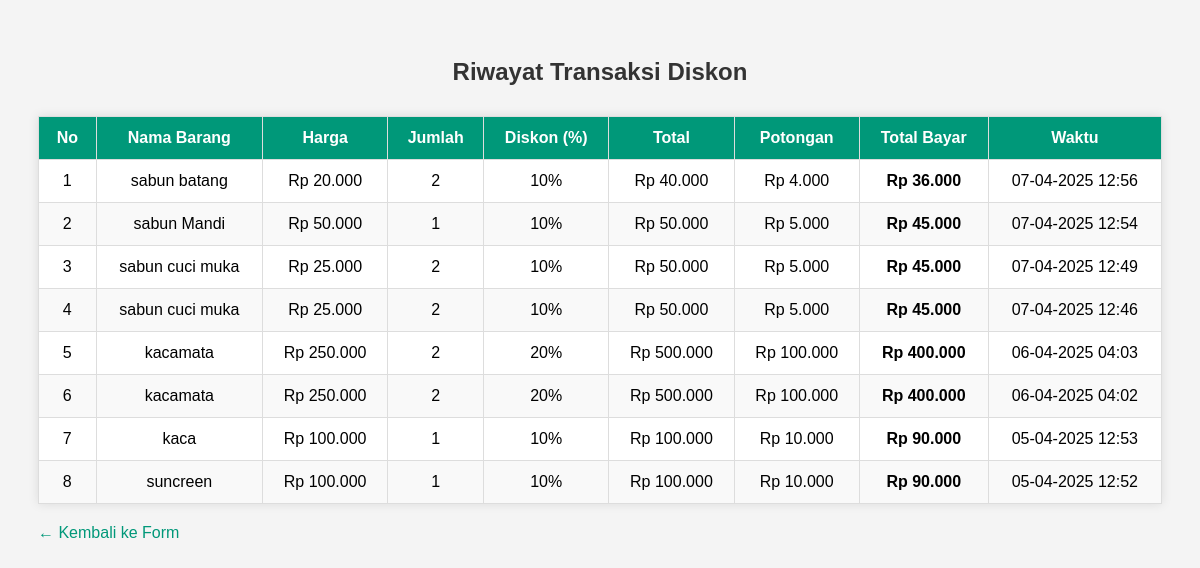
/riwayat.php, run on the app's committed database.
### tables this page shows
CREATE TABLE `transaksi` (
  `id` int(11) NOT NULL,
  `nama_barang` varchar(100) DEFAULT NULL,
  `harga` int(11) DEFAULT NULL,
  `jumlah` int(11) DEFAULT NULL,
  `diskon` int(11) DEFAULT NULL,
  `total` int(11) DEFAULT NULL,
  `potongan` int(11) DEFAULT NULL,
  `total_bayar` int(11) DEFAULT NULL,
  `waktu` timestamp NOT NULL DEFAULT current_timestamp()
);

### riwayat.php (the view, shortened to what this page needs)
<?php
include "php/koneksi.php";
$sql = "SELECT * FROM transaksi ORDER BY waktu DESC";
$result = $conn->query($sql);
?>
<!DOCTYPE html>
<html lang="id">
<head>
  <link rel="stylesheet" href="css/riwayat.css">
</head>
<body>
  <h2>Riwayat Transaksi Diskon</h2>
  <?php
  if ($result->num_rows > 0): ?>
    <table>
      <thead>
        <tr>
          <th>No</th>
          <th>Nama Barang</th>
          <th>Harga</th>
          <th>Jumlah</th>
          <th>Diskon (%)</th>
          <th>Total</th>
          <th>Potongan</th>
          <th>Total Bayar</th>
          <th>Waktu</th>
        </tr>
      </thead>
      <tbody>
        <?php $no = 1; while($row = $result->fetch_assoc()): ?>
        <tr>
          <td><?= $no++ ?></td>
          <td><?= htmlspecialchars($row['nama_barang']) ?></td>
          <td>Rp <?= number_format($row['harga'], 0, ',', '.') ?></td>
          <td><?= $row['jumlah'] ?></td>
          <td><?= $row['diskon'] ?>%</td>
          <td>Rp <?= number_format($row['total'], 0, ',', '.') ?></td>
          <td>Rp <?= number_format($row['potongan'], 0, ',', '.') ?></td>
          <td><strong>Rp <?= number_format($row['total_bayar'], 0, ',', '.') ?></strong></td>
          <td><?= date("d-m-Y H:i", strtotime($row['waktu'])) ?></td>
        </tr>
        <?php endwhile; ?>
      </tbody>
    </table>
  <?php else: ?>
    <p class="no-data">Belum ada transaksi.</p>
  <?php endif; ?>
  <a href="index.php">← Kembali ke Form</a>
</body>
</html>

### css/riwayat.css (style rules this page uses)
body { font-family: Arial, sans-serif; padding: 30px; background-color: #f4f4f4; }
h2 { text-align: center; color: #333; }
table { width: 100%; border-collapse: collapse; margin-top: 30px; background-color: white; box-shadow: 0 0 10px rgba(0,0,0,0.1); }
th, td { padding: 12px 15px; border: 1px solid #ddd; text-align: center; }
th { background-color: #009879; color: white; }
tr:nth-child(even) { background-color: #f9f9f9; }
a { display: inline-block; margin-top: 20px; text-decoration: none; color: #009879; }

### data on the page
transaksi: nama_barang "sabun batang", harga "20.000", jumlah "2", diskon "10", total "40.000", potongan "4.000", total_bayar "36.000", waktu "07-04-2025 12:56"
transaksi: nama_barang "sabun Mandi", harga "50.000", jumlah "1", diskon "10", total "50.000", potongan "5.000", total_bayar "45.000", waktu "07-04-2025 12:54"
transaksi: nama_barang "sabun cuci muka", harga "25.000", jumlah "2", diskon "10", total "50.000", potongan "5.000", total_bayar "45.000", waktu "07-04-2025 12:49"
transaksi: nama_barang "sabun cuci muka", harga "25.000", jumlah "2", diskon "10", total "50.000", potongan "5.000", total_bayar "45.000", waktu "07-04-2025 12:46"
transaksi: nama_barang "kacamata", harga "250.000", jumlah "2", diskon "20", total "500.000", potongan "100.000", total_bayar "400.000", waktu "06-04-2025 04:03"
transaksi: nama_barang "kacamata", harga "250.000", jumlah "2", diskon "20", total "500.000", potongan "100.000", total_bayar "400.000", waktu "06-04-2025 04:02"
transaksi: nama_barang "kaca", harga "100.000", jumlah "1", diskon "10", total "100.000", potongan "10.000", total_bayar "90.000", waktu "05-04-2025 12:53"
transaksi: nama_barang "suncreen", harga "100.000", jumlah "1", diskon "10", total "100.000", potongan "10.000", total_bayar "90.000", waktu "05-04-2025 12:52"
